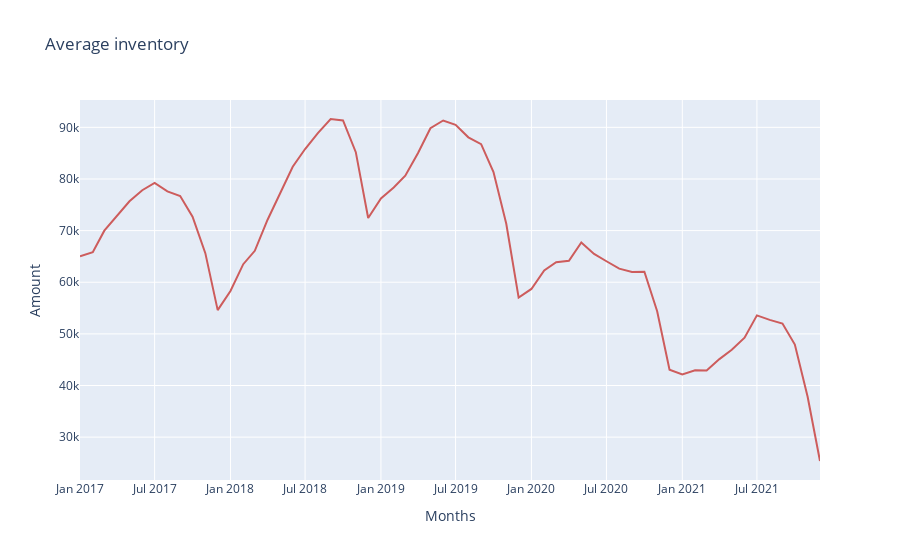

The cell this chart's notebook holds for it:
### Code cell
plot_map_state('inventory', state='CA')
